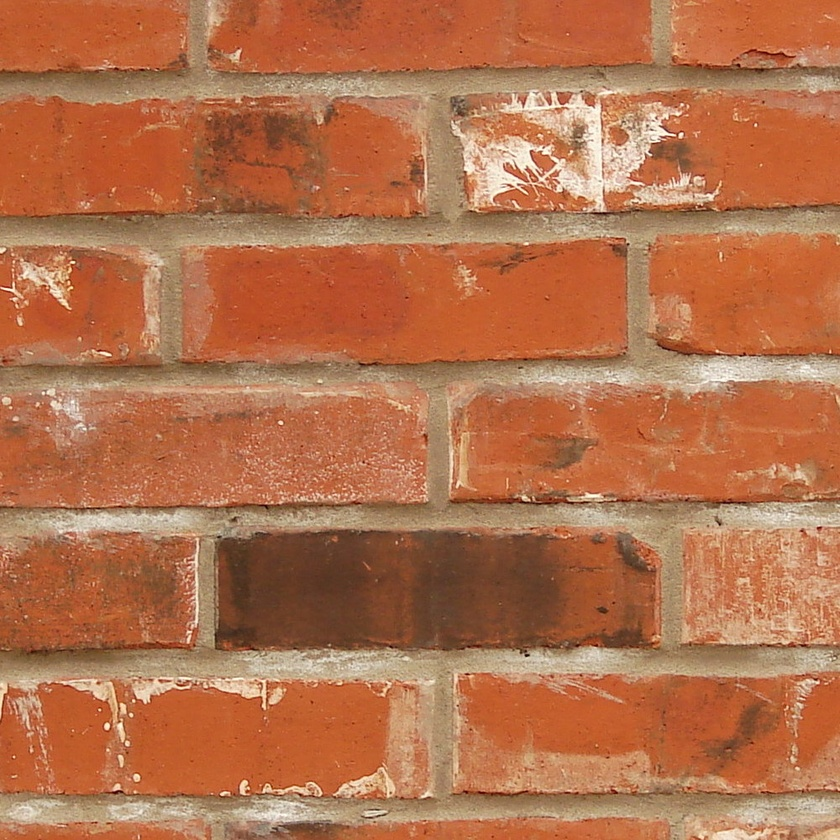
#> input picture Exercises/5 - Texture Classification/test_images/brick2.jpg, 840 x 840 px, shrunk from 1000 x 1000 before the run; its folder holds only this picture in this run
$ jupyter execute 'Texture Classification.ipynb'   (older library calls are emulated)
#> lines starting #> are read from the running program, lines starting #| are printed output that depends on the picture; after the words box and inside, x2 and y2 are one past the last pixel; in counts of white or black regions, pixels touching at a corner belong together
[cell 1]
# standard cv libraries
import numpy as np
import cv2
import matplotlib.pyplot as plt

# for reading of files
import glob

# gabor filter
from skimage.filters import gabor_kernel

# convolution operation
import scipy.signal as conv

Load test and template images

[cell 2]
# read test images
filenames = [img for img in glob.glob("test_images/*.jpg")]
filenames.sort()

test_images = []
for img in filenames:
    im = cv2.imread(img)
#> im is the input picture: shape (840, 840, 3); mean B, G, R 75.9, 112.6, 179.5
    im = cv2.cvtColor(im, cv2.COLOR_BGR2GRAY)
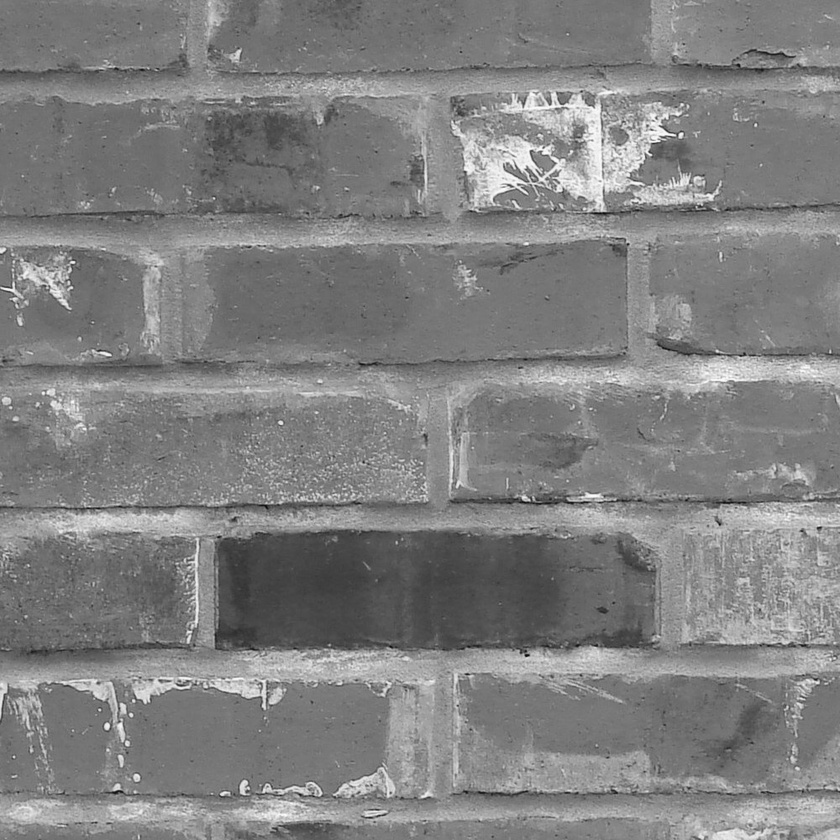
#> im: shape (840, 840); min 8, max 253, mean 128.4
    test_images.append(im)
    plt.figure()
    plt.imshow(im)

# read templates
filenames = [img for img in glob.glob("template_images/*.jpg")]
filenames.sort()

template_images = []
for img in filenames:
    im = cv2.imread(img)
    im = cv2.cvtColor(im, cv2.COLOR_BGR2GRAY)
    template_images.append(im)
    plt.figure()
    plt.imshow(im)

print(np.shape(test_images), np.shape(template_images))
#| (1, 840, 840) (0,)
im[2] = im[0]
#> im: shape (840, 840); 0.11% of pixels changed, all inside (x1, y1, x2, y2) = (0, 2, 840, 3)

Prepare gabor filter banks

[cell 3]
wavelengths = np.array([2, 5, 10, 15])
angles = np.array([0, 45, 90, 125])

# prepare filter bank kernels
filters = []
for angle in angles:
    for wavelength in wavelengths:
            filters.append(np.real(gabor_kernel(1/wavelength, theta=np.radians(angle))))

fig = plt.figure(figsize=(10, 10))
for i in range(16):
    plt.subplot(4,4,i+1)
    plt.imshow(filters[i])
    plt.axis('off')
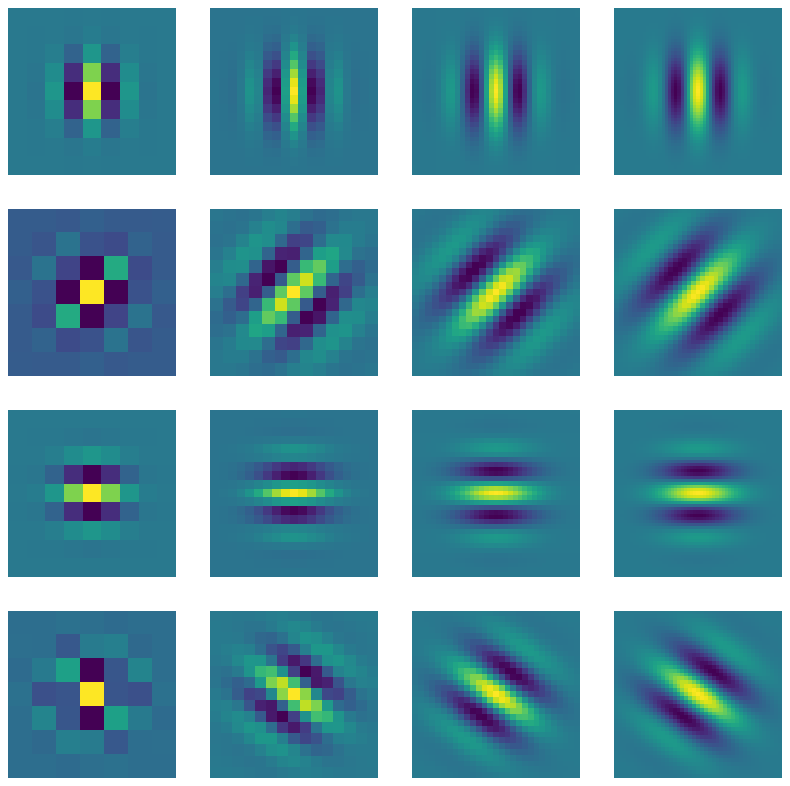
#> figure drawn by matplotlib, 16 panels

[cell 4]
# [21 lines left out: functions compute_features, match_textures, not called in this run]

Compute features for test and template images

[cell 5]
test_features = []
template_features = []
for test_image, template_image in zip(test_images, template_images):
    test_features.append(compute_features(test_image, filters))
    template_features.append(compute_features(template_image, filters))
#> this loop made 0 passes
#> after the loop, template_features = []; test_features = []

Match textures

[cell 6]
for (i,test_feature) in enumerate(test_features):
    best_match = match_textures(test_feature, template_features)
    plt.figure(figsize=(10,10))
    plt.subplot(1,2,1)
    plt.imshow(test_images[i])
    plt.subplot(1,2,2)
    plt.imshow(template_images[i])

[cell 7]
# [6 lines left out: function compute_dft, not called in this run]

test_dft_features = []
template_dft_features = []
for test_image, template_image in zip(test_images, template_images):
    test_dft_features.append(compute_dft(test_image))
    template_dft_features.append(compute_dft(template_image))
#> after the loop, template_dft_features = []; test_dft_features = []

for (i,test_feature) in enumerate(test_features):
    best_match = match_textures(test_feature, template_features)
    plt.figure(figsize=(10,10))
    plt.subplot(1,2,1)
    plt.imshow(test_images[i])
    plt.subplot(1,2,2)
    plt.imshow(template_images[best_match])

Compute GLCM

[cell 8]
from skimage.feature import greycomatrix

# P[i,j,d,theta]
t = greycomatrix(np.uint8(np.round(np.multiply(7,test_images[0]/np.amax(test_images[0])))), [0], [0], levels=8)[:,:,0,0]

[cell 9]
from skimage.feature import greycomatrix

# [19 lines left out: function co_occurrence_features, not called in this run]

test_glcm_features = []
template_glcm_features = []
for test_image, template_image in zip(test_images, template_images):
    test_glcm_features.append(co_occurrence_features(test_image, 0))
    template_glcm_features.append(co_occurrence_features(template_image, 0))
#> after the loop, template_glcm_features = []; test_glcm_features = []

for (i,test_feature) in enumerate(test_glcm_features):
    best_match = match_textures(test_feature, template_glcm_features)
    plt.figure(figsize=(10,10))
    plt.subplot(1,2,1)
    plt.imshow(test_images[i])
    plt.subplot(1,2,2)
    plt.imshow(template_images[best_match])
